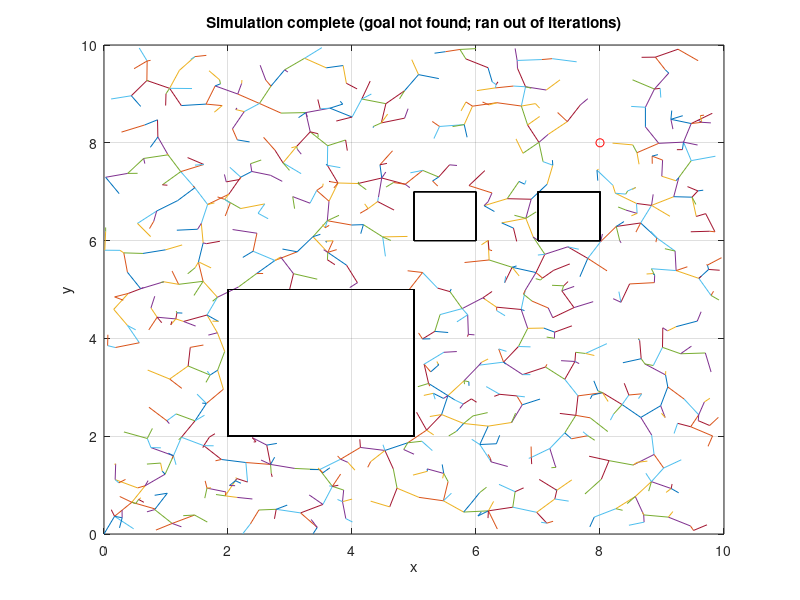

The MATLAB script that drew this image:
function RRT_2d()
%
% Matlab implementation of a Rapidly Exploring Random Tree in 2D
% The tree will grow from the initial point/state and span the phase space area,
% looking for the goal point/state (indicated by a red circle).
% Constraints, represented in black, are states that cannot be taken. Rectangular
% regions have been used but any other formula can be used to 'select out' states.
% If the goal state was located, a red line traces back the sequence of states used
% to reach the goal state.
%
% The following variables can be changed as per required:
% - plot dimensions
% - initial point
% - goal point
% - goal radius (determines how close a point has to be to the goal point
%			 to be validated as a success)
% - growth factor (ranges from 0 to 1; sets limit for length of new branch; 
%			a higher value  will explore the space using fewer iterations
%			a lower value will give better sensitivity
% - number of maximum iterations (1000 iterations takes about a minute to complete in
%			the worst case; i.e. goal not found)
% - delay (to obtain an animated plot; A value lower than 0.005 won't show the animation;
%			The pause function can be commented out to make the algorithm run at full speed)
% - constraints (can be added in the local checkConstraint() function)
%

	% set phase space dimensions
	xMax = 10;
	yMax = 10;
	
	% set initial state
	xInit = 0;
	yInit = 0;
	
	% set goal state
	xGoal = 8;
	yGoal = 8;
	goalRadius = 0.2;
	
	% set limit for length of new branch
	growthFactor = 0.4;
	
	% set maximum iterations allowable
	noOfIterations = 1000;
	
	% set delay to view animation
	delay = 0.005;

	% initialize figure
	figure
	plot(xInit,yInit)
	plot(xGoal,yGoal,'ro')
	hold on
	grid on
	xlabel('x')
	ylabel('y')
	axis([0,xMax,0,yMax]);
	
	% initialize variables
	nodeIndex = 1;
	goalFound = 0;
	initialNode.xCoord = xInit;
	initialNode.yCoord = yInit;
	initialNode.parentNode = 0;
	goalNode.xCoord = xGoal;
	goalNode.yCoord = yGoal;
	nodeArray(nodeIndex).xCoord = initialNode.xCoord;
	nodeArray(nodeIndex).yCoord = initialNode.yCoord;
	nodeArray(nodeIndex).parentNode = initialNode.parentNode;
	nodeIndex = nodeIndex + 1;

	% keep growing RRT util goal found or run out of iterations
	for iteration = [1:noOfIterations]
	
		% get random point in phase space
		randomNode.xCoord = rand() * xMax;
		randomNode.yCoord = rand() * yMax;
		
		% find nearest vertex of RRT to random point by checking with all vertices of RRT
		% [bottleneck of algorithm; increases exponentially with every new added vertex]
		nearestNode = nodeArray(1);
		for node = nodeArray
			if(getDistanceBetween(randomNode, node) <= getDistanceBetween(randomNode, nearestNode))
				nearestNode = node;
			end
		end
	
		% limit the distance of the new point from the tree by adding a point
		% that is in the same direction but closer (distance determined by growth factor)
		hyp = getDistanceBetween(randomNode, nearestNode);
		if(hyp < growthFactor)
			newNode = randomNode;
		else
			x = randomNode.xCoord - nearestNode.xCoord;
			y = randomNode.yCoord - nearestNode.yCoord;
			angleAlpha = acos(x/hyp);
			angleBeta = acos(y/hyp);
			newNode.xCoord = nearestNode.xCoord + growthFactor*cos(angleAlpha);
			newNode.yCoord = nearestNode.yCoord + growthFactor*cos(angleBeta);
		end
		
		% discard new point if it coincides with a constraint
		if(checkConstraint(newNode))
			continue;
		end
		
		% link new node with nearest vertex/node in the tree
		newNode.parentNode = nearestNode;
		nodeArray(nodeIndex).xCoord = newNode.xCoord;
		nodeArray(nodeIndex).yCoord = newNode.yCoord;
		nodeArray(nodeIndex).parentNode = newNode.parentNode;
		nodeIndex = nodeIndex + 1;

		% plot new RRT branch
		plot([newNode.xCoord nearestNode.xCoord],[newNode.yCoord nearestNode.yCoord]);
		drawnow;
		% if goal reached, end iterations
		if(getDistanceBetween(newNode, goalNode) <= goalRadius)
			goalFound = 1;
			break;
		end
		
	    %pause(delay);   
	end
	
	% if the goal was reached,
	% retrace steps from goal state to initial state
	% path displayed using red line
	if(goalFound)
		title('Simulation complete (goal found)')
		tracebackNode = nodeArray(nodeIndex-1);
		while(isstruct(tracebackNode.parentNode))
			plot([tracebackNode.xCoord tracebackNode.parentNode.xCoord],[tracebackNode.yCoord tracebackNode.parentNode.yCoord],'r');
			tracebackNode = tracebackNode.parentNode;
		end
	else
		title('Simulation complete (goal not found; ran out of iterations)')
	end
	
end

%%%%%%%%%%%%%%%%%%%%%%%%%%%%%%%%%%%%%%%%%%%%%%%%%%%%%%%%%%%%%
% LOCAL FUNCTIONS											%
%%%%%%%%%%%%%%%%%%%%%%%%%%%%%%%%%%%%%%%%%%%%%%%%%%%%%%%%%%%%%

% returns euclidian distance between two points
function [distance] = getDistanceBetween(point1, point2)
	distance = sqrt((point1.xCoord-point2.xCoord)^2 + (point1.yCoord-point2.yCoord)^2);
end

% checks whether a point is in a forbidden area
function [constrained] = checkConstraint(node)
	if((node.xCoord > 2) && (node.xCoord < 5) && (node.yCoord > 2) && (node.yCoord < 5))
		% plot forbidden area in black (rectangle)
		plot([2 5],[2 2],'k')
		plot([2 2],[2 5],'k')
		plot([2 5],[5 5],'k')
		plot([5 5],[2 5],'k')
		constrained = 1;
	elseif((node.xCoord > 7) && (node.xCoord < 8) && (node.yCoord > 6) && (node.yCoord < 7))
		% plot forbidden area in black (rectangle)
		plot([7 8],[6 6],'k')
		plot([7 7],[6 7],'k')
		plot([7 8],[7 7],'k')
		plot([8 8],[6 7],'k')
		constrained = 1;
	elseif((node.xCoord > 5) && (node.xCoord < 6) && (node.yCoord > 6) && (node.yCoord < 7))
		% plot forbidden area in black (rectangle)
		plot([5 6],[6 6],'k')
		plot([5 5],[6 7],'k')
		plot([5 6],[7 7],'k')
		plot([6 6],[6 7],'k')
		constrained = 1;
	else
		constrained = 0;
	end
end
